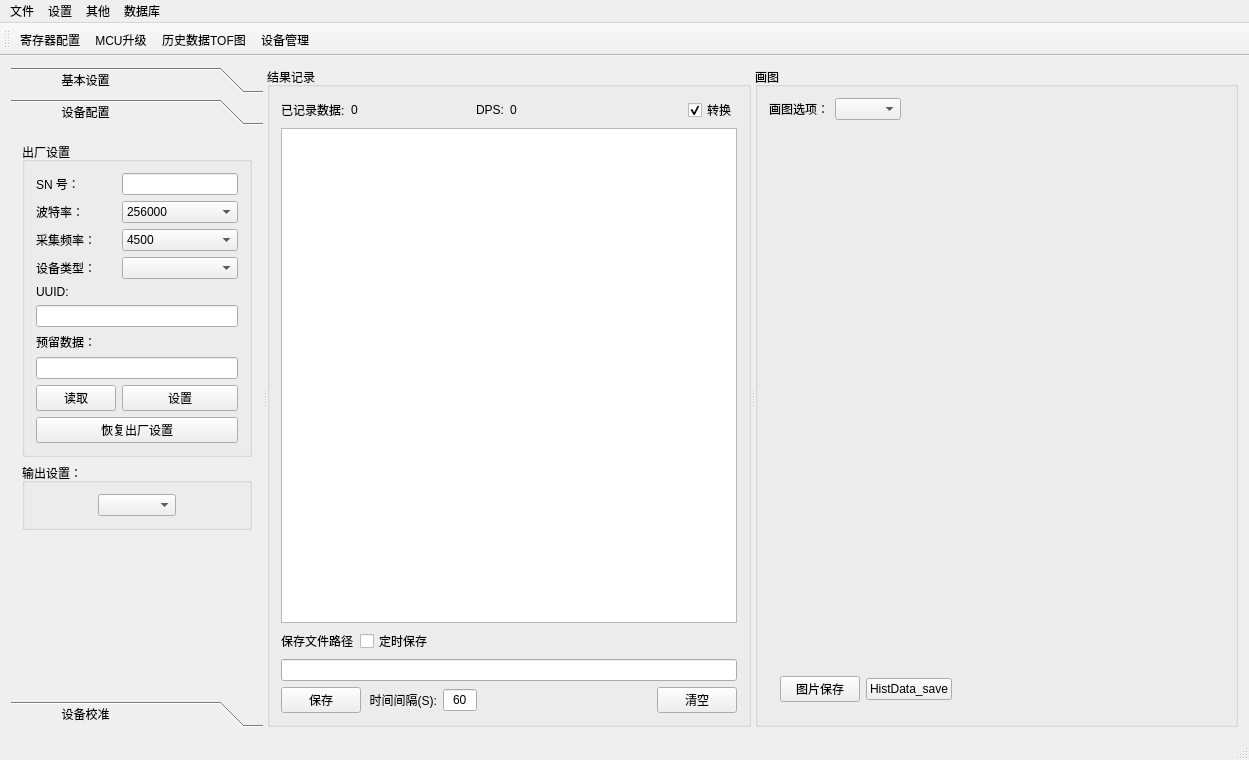
<?xml version="1.0" encoding="UTF-8"?>
<ui version="4.0">
 <class>MainWindow</class>
 <widget class="QMainWindow" name="MainWindow">
  <property name="geometry">
   <rect>
    <x>0</x>
    <y>0</y>
    <width>1249</width>
    <height>760</height>
   </rect>
  </property>
  <property name="contextMenuPolicy">
   <enum>Qt::DefaultContextMenu</enum>
  </property>
  <property name="windowTitle">
   <string>VI4300配置程序(v1.1)</string>
  </property>
  <property name="windowIcon">
   <iconset resource="img.qrc">
    <normaloff>:/new/image/images/icon_1.png</normaloff>:/new/image/images/icon_1.png</iconset>
  </property>
  <property name="tabShape">
   <enum>QTabWidget::Rounded</enum>
  </property>
  <widget class="QWidget" name="centralWidget">
   <layout class="QGridLayout" name="gridLayout_2">
    <item row="0" column="0">
     <widget class="QSplitter" name="splitter">
      <property name="sizePolicy">
       <sizepolicy hsizetype="Expanding" vsizetype="Preferred">
        <horstretch>0</horstretch>
        <verstretch>0</verstretch>
       </sizepolicy>
      </property>
      <property name="orientation">
       <enum>Qt::Horizontal</enum>
      </property>
      <widget class="QToolBox" name="toolBox">
       <property name="minimumSize">
        <size>
         <width>240</width>
         <height>0</height>
        </size>
       </property>
       <property name="maximumSize">
        <size>
         <width>16777215</width>
         <height>16777215</height>
        </size>
       </property>
       <property name="styleSheet">
        <string notr="true">.QToolBox{
font: 10pt &quot;Times New Roman&quot;;}</string>
       </property>
       <property name="currentIndex">
        <number>1</number>
       </property>
       <widget class="QWidget" name="page">
        <property name="geometry">
         <rect>
          <x>0</x>
          <y>0</y>
          <width>240</width>
          <height>581</height>
         </rect>
        </property>
        <property name="styleSheet">
         <string notr="true">.QWidget{
font: 11pt &quot;Times New Roman&quot;;}</string>
        </property>
        <attribute name="label">
         <string>              基本设置</string>
        </attribute>
        <layout class="QGridLayout" name="gridLayout_7" rowstretch="5,2,5,2">
         <item row="1" column="0">
          <widget class="QGroupBox" name="groupBox_5">
           <property name="title">
            <string>测量：</string>
           </property>
           <layout class="QGridLayout" name="gridLayout_6">
            <property name="topMargin">
             <number>3</number>
            </property>
            <property name="bottomMargin">
             <number>3</number>
            </property>
            <item row="0" column="0">
             <layout class="QFormLayout" name="formLayout_5">
              <item row="0" column="0">
               <widget class="QPushButton" name="singleMeasure_pushButton">
                <property name="text">
                 <string>单次测量</string>
                </property>
               </widget>
              </item>
              <item row="1" column="0">
               <widget class="QPushButton" name="delayMeasure_pushButton">
                <property name="text">
                 <string>连续测量</string>
                </property>
               </widget>
              </item>
              <item row="1" column="1">
               <widget class="QPushButton" name="stopMeasure_pushButton">
                <property name="text">
                 <string>停止</string>
                </property>
               </widget>
              </item>
             </layout>
            </item>
           </layout>
          </widget>
         </item>
         <item row="0" column="0">
          <widget class="QGroupBox" name="groupBox_3">
           <property name="styleSheet">
            <string notr="true">.QGroupBox
{font: 10pt &quot;Times New Roman&quot;;}</string>
           </property>
           <property name="title">
            <string>串口设置：</string>
           </property>
           <layout class="QGridLayout" name="gridLayout_4">
            <property name="topMargin">
             <number>3</number>
            </property>
            <property name="bottomMargin">
             <number>3</number>
            </property>
            <item row="0" column="0">
             <layout class="QFormLayout" name="formLayout">
              <item row="0" column="0">
               <widget class="QLabel" name="label_10">
                <property name="text">
                 <string>串口号：</string>
                </property>
               </widget>
              </item>
              <item row="0" column="1">
               <widget class="QComboBox" name="serialPortInfoListBox"/>
              </item>
              <item row="1" column="0">
               <widget class="QLabel" name="label_8">
                <property name="text">
                 <string>波特率：</string>
                </property>
               </widget>
              </item>
              <item row="1" column="1">
               <widget class="QComboBox" name="baudRateBox"/>
              </item>
              <item row="2" column="0">
               <widget class="QLabel" name="label_11">
                <property name="text">
                 <string>数据位：</string>
                </property>
               </widget>
              </item>
              <item row="2" column="1">
               <widget class="QComboBox" name="dataBitsBox"/>
              </item>
              <item row="3" column="0">
               <widget class="QLabel" name="label_7">
                <property name="text">
                 <string>停止位：</string>
                </property>
               </widget>
              </item>
              <item row="3" column="1">
               <widget class="QComboBox" name="stopBitsBox"/>
              </item>
              <item row="4" column="0">
               <widget class="QLabel" name="label_9">
                <property name="text">
                 <string>校验位：</string>
                </property>
               </widget>
              </item>
              <item row="4" column="1">
               <widget class="QComboBox" name="parityBox"/>
              </item>
              <item row="5" column="0">
               <widget class="QPushButton" name="portScan_pushButton">
                <property name="text">
                 <string>串口检测</string>
                </property>
               </widget>
              </item>
              <item row="5" column="1">
               <widget class="QPushButton" name="openPort_pushButton">
                <property name="text">
                 <string>Open</string>
                </property>
               </widget>
              </item>
             </layout>
            </item>
           </layout>
          </widget>
         </item>
         <item row="2" column="0">
          <widget class="QGroupBox" name="groupBox_4">
           <property name="styleSheet">
            <string notr="true">.QGroupBox
{font: 10pt &quot;Times New Roman&quot;;}</string>
           </property>
           <property name="title">
            <string>结果显示:</string>
           </property>
           <layout class="QGridLayout" name="gridLayout_5">
            <property name="topMargin">
             <number>3</number>
            </property>
            <property name="bottomMargin">
             <number>3</number>
            </property>
            <item row="0" column="0">
             <layout class="QVBoxLayout" name="verticalLayout">
              <item>
               <widget class="QLabel" name="label_12">
                <property name="text">
                 <string>当前距离:(mm)</string>
                </property>
               </widget>
              </item>
              <item>
               <widget class="QLabel" name="currentDistance11_label">
                <property name="styleSheet">
                 <string notr="true">font: 87 9pt &quot;Arial Black&quot;;</string>
                </property>
                <property name="text">
                 <string>0.00</string>
                </property>
               </widget>
              </item>
              <item>
               <widget class="QLabel" name="label_14">
                <property name="text">
                 <string>近1000次结果均值(mm)：</string>
                </property>
               </widget>
              </item>
              <item>
               <widget class="QLabel" name="mean_label">
                <property name="styleSheet">
                 <string notr="true">font: 87 9pt &quot;Arial Black&quot;;</string>
                </property>
                <property name="text">
                 <string>0.00</string>
                </property>
               </widget>
              </item>
              <item>
               <widget class="QLabel" name="label_16">
                <property name="text">
                 <string>近1000次结果标准差：</string>
                </property>
               </widget>
              </item>
              <item>
               <widget class="QLabel" name="std_label">
                <property name="styleSheet">
                 <string notr="true">font: 87 9pt &quot;Arial Black&quot;;</string>
                </property>
                <property name="text">
                 <string>0.00</string>
                </property>
               </widget>
              </item>
             </layout>
            </item>
           </layout>
          </widget>
         </item>
         <item row="3" column="0">
          <widget class="QGroupBox" name="groupBox_8">
           <property name="title">
            <string>画图功能:</string>
           </property>
           <layout class="QGridLayout" name="gridLayout_8">
            <property name="topMargin">
             <number>2</number>
            </property>
            <property name="bottomMargin">
             <number>2</number>
            </property>
            <item row="0" column="1">
             <widget class="QRadioButton" name="plotSet_off_radioButton">
              <property name="text">
               <string>OFF</string>
              </property>
              <property name="checked">
               <bool>false</bool>
              </property>
             </widget>
            </item>
            <item row="0" column="0">
             <widget class="QRadioButton" name="plotSet_on_radioButton">
              <property name="text">
               <string>ON</string>
              </property>
              <property name="checked">
               <bool>true</bool>
              </property>
             </widget>
            </item>
            <item row="1" column="0">
             <widget class="QPushButton" name="rowData_pushButton">
              <property name="text">
               <string>RawData</string>
              </property>
             </widget>
            </item>
           </layout>
          </widget>
         </item>
        </layout>
       </widget>
       <widget class="QWidget" name="page_4">
        <property name="geometry">
         <rect>
          <x>0</x>
          <y>0</y>
          <width>240</width>
          <height>581</height>
         </rect>
        </property>
        <property name="maximumSize">
         <size>
          <width>16777215</width>
          <height>16777215</height>
         </size>
        </property>
        <attribute name="label">
         <string>              设备配置</string>
        </attribute>
        <layout class="QGridLayout" name="gridLayout_15">
         <item row="0" column="0">
          <layout class="QGridLayout" name="gridLayout_14">
           <item row="0" column="0">
            <widget class="QGroupBox" name="groupBox_7">
             <property name="title">
              <string>出厂设置</string>
             </property>
             <layout class="QGridLayout" name="gridLayout_11">
              <item row="0" column="0">
               <layout class="QFormLayout" name="formLayout_2">
                <item row="0" column="0">
                 <widget class="QLabel" name="label_4">
                  <property name="text">
                   <string>SN 号：</string>
                  </property>
                 </widget>
                </item>
                <item row="0" column="1">
                 <widget class="QLineEdit" name="SN_lineEdit"/>
                </item>
                <item row="1" column="0">
                 <widget class="QLabel" name="label_2">
                  <property name="text">
                   <string>波特率：</string>
                  </property>
                 </widget>
                </item>
                <item row="1" column="1">
                 <widget class="QComboBox" name="botelv_comboBox">
                  <item>
                   <property name="text">
                    <string>256000</string>
                   </property>
                  </item>
                  <item>
                   <property name="text">
                    <string>115200</string>
                   </property>
                  </item>
                  <item>
                   <property name="text">
                    <string>57600</string>
                   </property>
                  </item>
                  <item>
                   <property name="text">
                    <string>56000</string>
                   </property>
                  </item>
                  <item>
                   <property name="text">
                    <string>43000</string>
                   </property>
                  </item>
                  <item>
                   <property name="text">
                    <string>38400</string>
                   </property>
                  </item>
                  <item>
                   <property name="text">
                    <string>19200</string>
                   </property>
                  </item>
                  <item>
                   <property name="text">
                    <string>9600</string>
                   </property>
                  </item>
                  <item>
                   <property name="text">
                    <string>4800</string>
                   </property>
                  </item>
                  <item>
                   <property name="text">
                    <string>1200</string>
                   </property>
                  </item>
                 </widget>
                </item>
                <item row="2" column="0">
                 <widget class="QLabel" name="label_18">
                  <property name="text">
                   <string>采集频率：</string>
                  </property>
                 </widget>
                </item>
                <item row="2" column="1">
                 <widget class="QComboBox" name="CAIJI_frequency_comboBox">
                  <item>
                   <property name="text">
                    <string>4500</string>
                   </property>
                  </item>
                  <item>
                   <property name="text">
                    <string>4000</string>
                   </property>
                  </item>
                  <item>
                   <property name="text">
                    <string>3600</string>
                   </property>
                  </item>
                  <item>
                   <property name="text">
                    <string>3000</string>
                   </property>
                  </item>
                  <item>
                   <property name="text">
                    <string>2000</string>
                   </property>
                  </item>
                  <item>
                   <property name="text">
                    <string>1800</string>
                   </property>
                  </item>
                  <item>
                   <property name="text">
                    <string>1000</string>
                   </property>
                  </item>
                  <item>
                   <property name="text">
                    <string>500</string>
                   </property>
                  </item>
                  <item>
                   <property name="text">
                    <string>200</string>
                   </property>
                  </item>
                  <item>
                   <property name="text">
                    <string>100</string>
                   </property>
                  </item>
                  <item>
                   <property name="text">
                    <string>50</string>
                   </property>
                  </item>
                  <item>
                   <property name="text">
                    <string>20</string>
                   </property>
                  </item>
                  <item>
                   <property name="text">
                    <string>10</string>
                   </property>
                  </item>
                  <item>
                   <property name="text">
                    <string>1</string>
                   </property>
                  </item>
                 </widget>
                </item>
                <item row="3" column="0">
                 <widget class="QLabel" name="label_20">
                  <property name="text">
                   <string>设备类型：</string>
                  </property>
                 </widget>
                </item>
                <item row="3" column="1">
                 <widget class="QComboBox" name="deviceType_comboBox"/>
                </item>
                <item row="4" column="0">
                 <widget class="QLabel" name="label_17">
                  <property name="text">
                   <string>UUID:</string>
                  </property>
                 </widget>
                </item>
                <item row="4" column="1">
                 <spacer name="horizontalSpacer_8">
                  <property name="orientation">
                   <enum>Qt::Horizontal</enum>
                  </property>
                  <property name="sizeHint" stdset="0">
                   <size>
                    <width>105</width>
                    <height>13</height>
                   </size>
                  </property>
                 </spacer>
                </item>
                <item row="5" column="0" colspan="2">
                 <widget class="QLineEdit" name="UUID_lineEdit"/>
                </item>
                <item row="6" column="0">
                 <widget class="QLabel" name="label_19">
                  <property name="text">
                   <string>预留数据：</string>
                  </property>
                 </widget>
                </item>
                <item row="6" column="1">
                 <spacer name="horizontalSpacer_11">
                  <property name="orientation">
                   <enum>Qt::Horizontal</enum>
                  </property>
                  <property name="sizeHint" stdset="0">
                   <size>
                    <width>105</width>
                    <height>13</height>
                   </size>
                  </property>
                 </spacer>
                </item>
                <item row="7" column="0" colspan="2">
                 <widget class="QLineEdit" name="YULIU_lineEdit"/>
                </item>
                <item row="8" column="0">
                 <widget class="QPushButton" name="read_outFactory_pushButton">
                  <property name="text">
                   <string>读取</string>
                  </property>
                 </widget>
                </item>
                <item row="8" column="1">
                 <widget class="QPushButton" name="send_outFactory_pushButton">
                  <property name="text">
                   <string>设置</string>
                  </property>
                 </widget>
                </item>
                <item row="9" column="0" colspan="2">
                 <widget class="QPushButton" name="reStoreFactory_pushButton">
                  <property name="text">
                   <string>恢复出厂设置</string>
                  </property>
                 </widget>
                </item>
               </layout>
              </item>
             </layout>
            </widget>
           </item>
           <item row="1" column="0">
            <widget class="QGroupBox" name="groupBox_10">
             <property name="title">
              <string>输出设置：</string>
             </property>
             <layout class="QGridLayout" name="gridLayout_3">
              <item row="0" column="0">
               <spacer name="horizontalSpacer_12">
                <property name="orientation">
                 <enum>Qt::Horizontal</enum>
                </property>
                <property name="sizeHint" stdset="0">
                 <size>
                  <width>40</width>
                  <height>20</height>
                 </size>
                </property>
               </spacer>
              </item>
              <item row="0" column="1">
               <widget class="QComboBox" name="comboBox">
                <item>
                 <property name="text">
                  <string/>
                 </property>
                </item>
                <item>
                 <property name="text">
                  <string>真实距离</string>
                 </property>
                </item>
                <item>
                 <property name="text">
                  <string>原始LSB</string>
                 </property>
                </item>
               </widget>
              </item>
              <item row="0" column="2">
               <spacer name="horizontalSpacer_13">
                <property name="orientation">
                 <enum>Qt::Horizontal</enum>
                </property>
                <property name="sizeHint" stdset="0">
                 <size>
                  <width>40</width>
                  <height>20</height>
                 </size>
                </property>
               </spacer>
              </item>
             </layout>
            </widget>
           </item>
           <item row="2" column="0">
            <spacer name="verticalSpacer">
             <property name="orientation">
              <enum>Qt::Vertical</enum>
             </property>
             <property name="sizeHint" stdset="0">
              <size>
               <width>20</width>
               <height>108</height>
              </size>
             </property>
            </spacer>
           </item>
          </layout>
         </item>
        </layout>
       </widget>
       <widget class="QWidget" name="page_5">
        <property name="geometry">
         <rect>
          <x>0</x>
          <y>0</y>
          <width>240</width>
          <height>581</height>
         </rect>
        </property>
        <attribute name="label">
         <string>              设备校准</string>
        </attribute>
        <layout class="QGridLayout" name="gridLayout_17">
         <item row="0" column="0">
          <widget class="QGroupBox" name="groupBox_9">
           <property name="title">
            <string>offset校准1：</string>
           </property>
           <layout class="QGridLayout" name="gridLayout_9">
            <item row="0" column="0">
             <layout class="QFormLayout" name="formLayout_3">
              <item row="0" column="0">
               <widget class="QLabel" name="label_6">
                <property name="text">
                 <string>距离(mm):</string>
                </property>
               </widget>
              </item>
              <item row="0" column="1">
               <widget class="QLineEdit" name="realDisFactory_lineEdit"/>
              </item>
              <item row="1" column="0">
               <widget class="QLabel" name="label_13">
                <property name="text">
                 <string>系数K(float):</string>
                </property>
               </widget>
              </item>
              <item row="1" column="1">
               <widget class="QLineEdit" name="K1_lineEdit"/>
              </item>
              <item row="2" column="0">
               <widget class="QPushButton" name="calibration_read_pushButton">
                <property name="text">
                 <string>读取</string>
                </property>
               </widget>
              </item>
              <item row="2" column="1">
               <widget class="QPushButton" name="calibration_pushButton">
                <property name="text">
                 <string>设置</string>
                </property>
               </widget>
              </item>
             </layout>
            </item>
           </layout>
          </widget>
         </item>
         <item row="1" column="0">
          <widget class="QGroupBox" name="groupBox_11">
           <property name="title">
            <string>offset校准2：</string>
           </property>
           <layout class="QGridLayout" name="gridLayout_16">
            <item row="0" column="0">
             <layout class="QFormLayout" name="formLayout_4">
              <item row="0" column="0">
               <widget class="QLabel" name="label_15">
                <property name="text">
                 <string>真实距离(mm):</string>
                </property>
               </widget>
              </item>
              <item row="0" column="1">
               <widget class="QLineEdit" name="realDisFactory_2_lineEdit"/>
              </item>
              <item row="1" column="0">
               <widget class="QLabel" name="label_22">
                <property name="text">
                 <string>校准时温度(C):</string>
                </property>
               </widget>
              </item>
              <item row="1" column="1">
               <widget class="QLineEdit" name="temperature_lineEdit">
                <property name="text">
                 <string/>
                </property>
               </widget>
              </item>
              <item row="2" column="0">
               <widget class="QLabel" name="label_23">
                <property name="text">
                 <string>Offset值：</string>
                </property>
               </widget>
              </item>
              <item row="2" column="1">
               <widget class="QLineEdit" name="offset_jiaozhun_lineEdit">
                <property name="text">
                 <string/>
                </property>
               </widget>
              </item>
              <item row="3" column="0">
               <widget class="QLabel" name="label_21">
                <property name="text">
                 <string>系数K(float):</string>
                </property>
               </widget>
              </item>
              <item row="3" column="1">
               <widget class="QLineEdit" name="K2_lineEdit"/>
              </item>
              <item row="4" column="0">
               <widget class="QPushButton" name="calibration_read2_pushButton">
                <property name="text">
                 <string>读取</string>
                </property>
               </widget>
              </item>
              <item row="4" column="1">
               <widget class="QPushButton" name="calibration_set2_pushButton">
                <property name="text">
                 <string>设置</string>
                </property>
               </widget>
              </item>
             </layout>
            </item>
           </layout>
          </widget>
         </item>
         <item row="2" column="0">
          <widget class="QPushButton" name="gaofan_pushButton">
           <property name="text">
            <string>高反校准</string>
           </property>
          </widget>
         </item>
         <item row="3" column="0">
          <spacer name="verticalSpacer_2">
           <property name="orientation">
            <enum>Qt::Vertical</enum>
           </property>
           <property name="sizeHint" stdset="0">
            <size>
             <width>20</width>
             <height>179</height>
            </size>
           </property>
          </spacer>
         </item>
        </layout>
       </widget>
      </widget>
      <widget class="QGroupBox" name="groupBox">
       <property name="styleSheet">
        <string notr="true">.QGroupBox
{font: 10pt &quot;Times New Roman&quot;;}</string>
       </property>
       <property name="title">
        <string>结果记录</string>
       </property>
       <layout class="QGridLayout" name="gridLayout">
        <item row="0" column="0">
         <layout class="QHBoxLayout" name="horizontalLayout" stretch="1,1,2,1,1,5,1">
          <item>
           <widget class="QLabel" name="label">
            <property name="text">
             <string>已记录数据:</string>
            </property>
           </widget>
          </item>
          <item>
           <widget class="QLabel" name="HistoryData_label">
            <property name="minimumSize">
             <size>
              <width>70</width>
              <height>0</height>
             </size>
            </property>
            <property name="text">
             <string>0</string>
            </property>
            <property name="alignment">
             <set>Qt::AlignLeading|Qt::AlignLeft|Qt::AlignVCenter</set>
            </property>
           </widget>
          </item>
          <item>
           <spacer name="horizontalSpacer_2">
            <property name="orientation">
             <enum>Qt::Horizontal</enum>
            </property>
            <property name="sizeHint" stdset="0">
             <size>
              <width>40</width>
              <height>20</height>
             </size>
            </property>
           </spacer>
          </item>
          <item>
           <widget class="QLabel" name="label_3">
            <property name="text">
             <string>DPS:</string>
            </property>
            <property name="alignment">
             <set>Qt::AlignRight|Qt::AlignTrailing|Qt::AlignVCenter</set>
            </property>
           </widget>
          </item>
          <item>
           <widget class="QLabel" name="DPS_label">
            <property name="minimumSize">
             <size>
              <width>50</width>
              <height>0</height>
             </size>
            </property>
            <property name="text">
             <string>0</string>
            </property>
            <property name="alignment">
             <set>Qt::AlignLeading|Qt::AlignLeft|Qt::AlignVCenter</set>
            </property>
           </widget>
          </item>
          <item>
           <spacer name="horizontalSpacer">
            <property name="orientation">
             <enum>Qt::Horizontal</enum>
            </property>
            <property name="sizeHint" stdset="0">
             <size>
              <width>40</width>
              <height>20</height>
             </size>
            </property>
           </spacer>
          </item>
          <item>
           <widget class="QCheckBox" name="Transform_checkBox">
            <property name="text">
             <string>转换</string>
            </property>
            <property name="checked">
             <bool>true</bool>
            </property>
           </widget>
          </item>
         </layout>
        </item>
        <item row="2" column="0">
         <layout class="QHBoxLayout" name="horizontalLayout_3" stretch="1,1,7">
          <item>
           <widget class="QLabel" name="label_5">
            <property name="text">
             <string>保存文件路径</string>
            </property>
           </widget>
          </item>
          <item>
           <widget class="QCheckBox" name="TimingSave_checkBox">
            <property name="text">
             <string>定时保存</string>
            </property>
           </widget>
          </item>
          <item>
           <spacer name="horizontalSpacer_5">
            <property name="orientation">
             <enum>Qt::Horizontal</enum>
            </property>
            <property name="sizeHint" stdset="0">
             <size>
              <width>40</width>
              <height>20</height>
             </size>
            </property>
           </spacer>
          </item>
         </layout>
        </item>
        <item row="3" column="0">
         <layout class="QHBoxLayout" name="horizontalLayout_7">
          <item>
           <widget class="QLineEdit" name="savePath_lineEdit"/>
          </item>
         </layout>
        </item>
        <item row="4" column="0">
         <layout class="QHBoxLayout" name="horizontalLayout_4" stretch="1,2,1,5,0">
          <item>
           <widget class="QPushButton" name="save_pushButton">
            <property name="text">
             <string>保存</string>
            </property>
           </widget>
          </item>
          <item>
           <widget class="QLabel" name="timeInnterval_label">
            <property name="text">
             <string>时间间隔(S):</string>
            </property>
            <property name="alignment">
             <set>Qt::AlignRight|Qt::AlignTrailing|Qt::AlignVCenter</set>
            </property>
           </widget>
          </item>
          <item>
           <widget class="QLineEdit" name="timeInnterval_lineEdit">
            <property name="text">
             <string>60</string>
            </property>
            <property name="alignment">
             <set>Qt::AlignCenter</set>
            </property>
           </widget>
          </item>
          <item>
           <spacer name="horizontalSpacer_6">
            <property name="orientation">
             <enum>Qt::Horizontal</enum>
            </property>
            <property name="sizeHint" stdset="0">
             <size>
              <width>88</width>
              <height>20</height>
             </size>
            </property>
           </spacer>
          </item>
          <item>
           <widget class="QPushButton" name="clear_pushButton">
            <property name="text">
             <string>清空</string>
            </property>
           </widget>
          </item>
         </layout>
        </item>
        <item row="1" column="0">
         <widget class="QPlainTextEdit" name="ResultHistory_textEdit">
          <property name="styleSheet">
           <string notr="true">font: 9pt &quot;Source Code Pro&quot;;
font: 9pt &quot;黑体&quot;;</string>
          </property>
         </widget>
        </item>
       </layout>
      </widget>
      <widget class="QGroupBox" name="groupBox_2">
       <property name="styleSheet">
        <string notr="true">.QGroupBox
{font: 10pt &quot;Times New Roman&quot;;}</string>
       </property>
       <property name="title">
        <string>画图</string>
       </property>
       <layout class="QGridLayout" name="gridLayout_12">
        <item row="0" column="0">
         <layout class="QHBoxLayout" name="horizontalLayout_2">
          <item>
           <widget class="QLabel" name="label_24">
            <property name="text">
             <string>画图选项：</string>
            </property>
           </widget>
          </item>
          <item>
           <widget class="QComboBox" name="plot_comboBox">
            <item>
             <property name="text">
              <string/>
             </property>
            </item>
            <item>
             <property name="text">
              <string>TOF图</string>
             </property>
            </item>
            <item>
             <property name="text">
              <string>直方图</string>
             </property>
            </item>
           </widget>
          </item>
          <item>
           <spacer name="horizontalSpacer_3">
            <property name="orientation">
             <enum>Qt::Horizontal</enum>
            </property>
            <property name="sizeHint" stdset="0">
             <size>
              <width>208</width>
              <height>20</height>
             </size>
            </property>
           </spacer>
          </item>
         </layout>
        </item>
        <item row="1" column="0">
         <widget class="QStackedWidget" name="stackedWidget">
          <property name="currentIndex">
           <number>1</number>
          </property>
          <widget class="QWidget" name="page_2">
           <layout class="QGridLayout" name="gridLayout_10" rowstretch="18,1">
            <item row="0" column="0">
             <widget class="QCustomPlot" name="TOF_widget" native="true"/>
            </item>
            <item row="1" column="0">
             <layout class="QHBoxLayout" name="horizontalLayout_5" stretch="1,8">
              <item>
               <widget class="QPushButton" name="savePicture_pushButton">
                <property name="text">
                 <string>图片保存</string>
                </property>
                <property name="icon">
                 <iconset resource="img.qrc">
                  <normaloff>:/new/image/images/ccSave.png</normaloff>:/new/image/images/ccSave.png</iconset>
                </property>
               </widget>
              </item>
              <item>
               <spacer name="horizontalSpacer_7">
                <property name="orientation">
                 <enum>Qt::Horizontal</enum>
                </property>
                <property name="sizeHint" stdset="0">
                 <size>
                  <width>338</width>
                  <height>20</height>
                 </size>
                </property>
               </spacer>
              </item>
             </layout>
            </item>
           </layout>
          </widget>
          <widget class="QWidget" name="page_3">
           <layout class="QGridLayout" name="gridLayout_13" rowstretch="18,1" rowminimumheight="18,1">
            <item row="0" column="0">
             <widget class="QCustomPlot" name="Histogram_widget" native="true"/>
            </item>
            <item row="1" column="0">
             <layout class="QHBoxLayout" name="horizontalLayout_9">
              <item>
               <widget class="QPushButton" name="savePicture_his_pushButton">
                <property name="text">
                 <string>图片保存</string>
                </property>
                <property name="icon">
                 <iconset resource="img.qrc">
                  <normaloff>:/new/image/images/ccSave.png</normaloff>:/new/image/images/ccSave.png</iconset>
                </property>
               </widget>
              </item>
              <item>
               <widget class="QPushButton" name="HistogramData_pushButton">
                <property name="text">
                 <string>HistData_save</string>
                </property>
                <property name="icon">
                 <iconset resource="img.qrc">
                  <normaloff>:/new/image/images/ccSave.png</normaloff>:/new/image/images/ccSave.png</iconset>
                </property>
               </widget>
              </item>
              <item>
               <spacer name="horizontalSpacer_4">
                <property name="orientation">
                 <enum>Qt::Horizontal</enum>
                </property>
                <property name="sizeHint" stdset="0">
                 <size>
                  <width>238</width>
                  <height>20</height>
                 </size>
                </property>
               </spacer>
              </item>
             </layout>
            </item>
           </layout>
          </widget>
         </widget>
        </item>
       </layout>
      </widget>
     </widget>
    </item>
   </layout>
  </widget>
  <widget class="QMenuBar" name="menuBar">
   <property name="geometry">
    <rect>
     <x>0</x>
     <y>0</y>
     <width>1249</width>
     <height>22</height>
    </rect>
   </property>
   <widget class="QMenu" name="menu">
    <property name="title">
     <string>文件</string>
    </property>
   </widget>
   <widget class="QMenu" name="menu_2">
    <property name="title">
     <string>设置</string>
    </property>
    <widget class="QMenu" name="menu_4">
     <property name="title">
      <string>语言(language)</string>
     </property>
     <addaction name="actionEnglish"/>
     <addaction name="action_china"/>
    </widget>
    <addaction name="Register_action"/>
    <addaction name="menu_4"/>
   </widget>
   <widget class="QMenu" name="menu_3">
    <property name="title">
     <string>其他</string>
    </property>
    <addaction name="actionMCU"/>
    <addaction name="showTOF_action_TOF"/>
   </widget>
   <widget class="QMenu" name="menu_5">
    <property name="title">
     <string>数据库</string>
    </property>
    <addaction name="manageMent_action"/>
   </widget>
   <addaction name="menu"/>
   <addaction name="menu_2"/>
   <addaction name="menu_3"/>
   <addaction name="menu_5"/>
  </widget>
  <widget class="QToolBar" name="mainToolBar">
   <property name="contextMenuPolicy">
    <enum>Qt::DefaultContextMenu</enum>
   </property>
   <property name="allowedAreas">
    <set>Qt::AllToolBarAreas</set>
   </property>
   <property name="orientation">
    <enum>Qt::Horizontal</enum>
   </property>
   <property name="toolButtonStyle">
    <enum>Qt::ToolButtonIconOnly</enum>
   </property>
   <attribute name="toolBarArea">
    <enum>TopToolBarArea</enum>
   </attribute>
   <attribute name="toolBarBreak">
    <bool>false</bool>
   </attribute>
   <addaction name="Register_action"/>
   <addaction name="actionMCU"/>
   <addaction name="showTOF_action_TOF"/>
   <addaction name="manageMent_action"/>
  </widget>
  <widget class="QStatusBar" name="statusBar"/>
  <action name="actionMCU">
   <property name="icon">
    <iconset resource="img.qrc">
     <normaloff>:/new/image/images/ccMerge.png</normaloff>:/new/image/images/ccMerge.png</iconset>
   </property>
   <property name="text">
    <string>MCU升级</string>
   </property>
  </action>
  <action name="Register_action">
   <property name="icon">
    <iconset resource="img.qrc">
     <normaloff>:/new/image/images/ccClippingBoxMultExport.png</normaloff>:/new/image/images/ccClippingBoxMultExport.png</iconset>
   </property>
   <property name="text">
    <string>寄存器配置</string>
   </property>
  </action>
  <action name="actionEnglish">
   <property name="text">
    <string>English</string>
   </property>
  </action>
  <action name="action_china">
   <property name="text">
    <string>中文简体</string>
   </property>
  </action>
  <action name="showTOF_action_TOF">
   <property name="icon">
    <iconset resource="img.qrc">
     <normaloff>:/new/image/images/monitor.svg</normaloff>:/new/image/images/monitor.svg</iconset>
   </property>
   <property name="text">
    <string>历史数据TOF图</string>
   </property>
  </action>
  <action name="manageMent_action">
   <property name="icon">
    <iconset resource="img.qrc">
     <normaloff>:/new/image/images/dbContainerSymbol.png</normaloff>:/new/image/images/dbContainerSymbol.png</iconset>
   </property>
   <property name="text">
    <string>设备管理</string>
   </property>
  </action>
 </widget>
 <layoutdefault spacing="6" margin="11"/>
 <customwidgets>
  <customwidget>
   <class>QCustomPlot</class>
   <extends>QWidget</extends>
   <header>qcustomplot.h</header>
   <container>1</container>
  </customwidget>
 </customwidgets>
 <resources>
  <include location="img.qrc"/>
 </resources>
 <connections/>
</ui>
